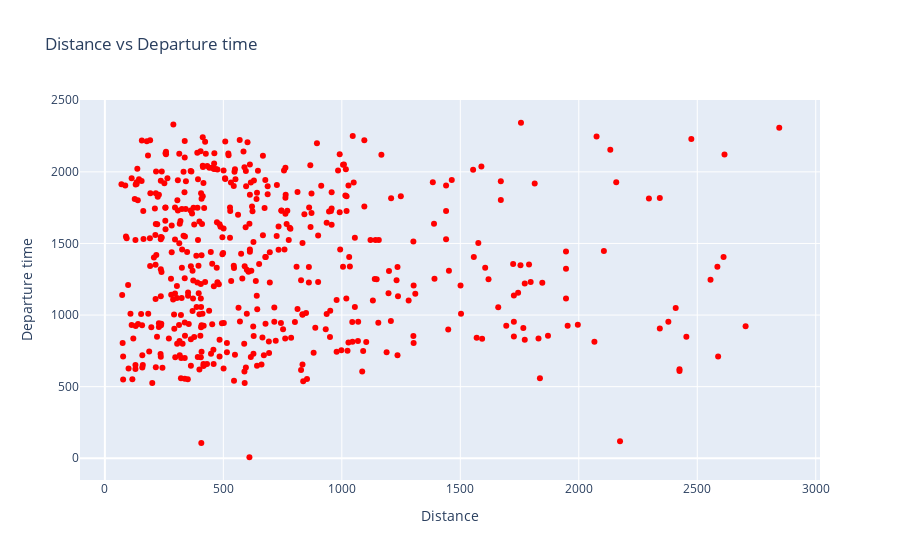

Source (notebook cell):
### Code cell
import pandas as pd
import plotly.express as px
import plotly.graph_objects as go

fig = go.Figure(data = go.Scatter(x = data['Distance'],
                                 y = data['DepTime'],
                                 mode = 'markers',
                                 marker = dict(color = 'red')
                                 )
               )
fig.update_layout(title = 'Distance vs Departure time',
                 xaxis_title = 'Distance',
                 yaxis_title = 'Departure time')
fig.show()

### Figure 1 — Plotly figure (JSON) as saved in the notebook; plotly's stock layout.template omitted (floating-point values rounded to 4 significant figures; data arrays with more than 128 entries replaced by an {"elided": "..."} marker saying what was removed)
{"data": [{"marker": {"color": "red"}, "mode": "markers", "type": "scatter", "x": {"elided": "500 int values"}, "y": {"elided": "500 int values"}}], "layout": {"title": {"text": "Distance vs Departure time"}, "xaxis": {"title": {"text": "Distance"}}, "yaxis": {"title": {"text": "Departure time"}}}}
